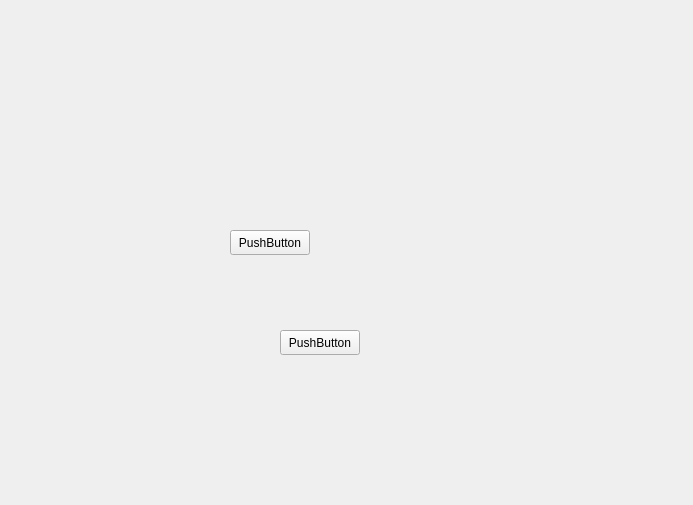
<?xml version="1.0" encoding="UTF-8"?>
<ui version="4.0">
 <class>MenuWidget</class>
 <widget class="QWidget" name="MenuWidget">
  <property name="geometry">
   <rect>
    <x>0</x>
    <y>0</y>
    <width>693</width>
    <height>505</height>
   </rect>
  </property>
  <property name="windowTitle">
   <string>Form</string>
  </property>
  <widget class="QPushButton" name="pushButton">
   <property name="geometry">
    <rect>
     <x>230</x>
     <y>230</y>
     <width>80</width>
     <height>25</height>
    </rect>
   </property>
   <property name="text">
    <string>PushButton</string>
   </property>
  </widget>
  <widget class="QPushButton" name="pushButton_2">
   <property name="geometry">
    <rect>
     <x>280</x>
     <y>330</y>
     <width>80</width>
     <height>25</height>
    </rect>
   </property>
   <property name="text">
    <string>PushButton</string>
   </property>
  </widget>
 </widget>
 <resources/>
 <connections/>
</ui>
